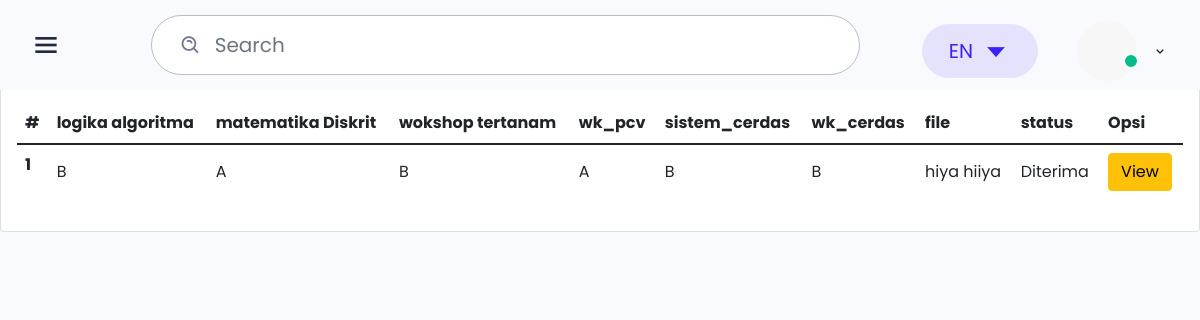
Before: /protend/data_mahasiswa.php with the older database file.
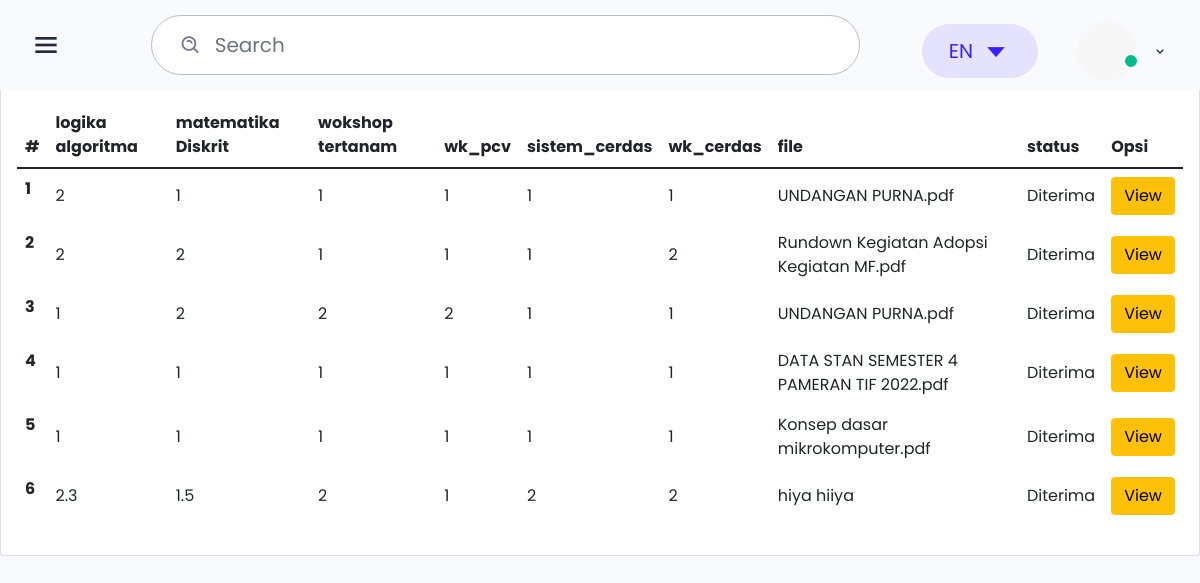
After: the same page with the newer database file.
### tables this page shows
CREATE TABLE `mata_kuliah` (
  `id_matkul` int(11) NOT NULL,
  `logika_algoritma` float NOT NULL,
  `matematika_Diskrit` float NOT NULL,
  `wk_sistemtertanam` float NOT NULL,
  `wk_pcv` float NOT NULL,
  `sistem_cerdas` float NOT NULL,
  `wk_sistem_cerdas` float NOT NULL,
  `name` text NOT NULL,
  `file` varchar(50) NOT NULL,
  `id_status` int(3) NOT NULL DEFAULT '0',
  `id_nilai_skripsi` int(3) NOT NULL DEFAULT '0'
);

### protend/data_mahasiswa.php (the view, shortened to what this page needs)
<!DOCTYPE html>
<html lang="en">
<head>
    <link href='https://unpkg.com/boxicons@2.0.7/css/boxicons.min.css' rel='stylesheet'>
    <link rel="stylesheet" href="css/icons.min.css">
    <link rel="stylesheet" href="./css/bootstrap.min.css">
    <link rel="stylesheet" href="./css/grid.css">
    <link rel="stylesheet" href="./css/style.css">
    <link rel="stylesheet" href="./css/responsive.css">
</head>
<body class="sidebar-expand">
    <div class="main-header">
        <div class="d-flex">
            <div class="mobile-toggle" id="mobile-toggle">
                <i class='bx bx-menu'></i>
            </div>
        </div>
        <div class="d-flex align-items-center">
            <form class="app-search d-none d-lg-block">
                <div class="position-relative">
                    <input type="text" class="form-control" placeholder="Search">
                    <span class="bx bx-search-alt"></span>
                </div>
            </form>
            <div class="dropdown d-inline-block">
                <button type="button" class="btn header-item" data-bs-toggle="dropdown" aria-haspopup="true" aria-expanded="false">
                        <span class="btn dropdown-toggle" id="header-lang-img">
                            EN
                            <i class='bx bx-caret-down'></i>
                        </span>
                    </button>
            </div>
            <div class="dropdown d-inline-block mt-12">
                <button type="button" class="btn header-item waves-effect" id="page-header-user-dropdown" data-bs-toggle="dropdown" aria-haspopup="true" aria-expanded="false">
                        <img class="rounded-circle header-profile-user" src="./images/profile/profile.png"
                            alt="Header Avatar">
                        <span class="pulse-css"></span>
                        <i class='bx bx-chevron-down'></i>
                    </button>
            </div>
        </div>
    </div>
    <div class="main">
<h1>Tegar karunia ilham</h1>
    <div class="card">
            <div class="card-title mb-0 fs-22">
            </div>
            <div class="card-body">
                <table class="table">
                    <thead>
                        <tr>
                            <th scope="col">#</th>
                            <th scope="col">logika algoritma</th>
                            <th scope="col">matematika Diskrit</th>
                            <th scope="col">wokshop tertanam</th>
                            <th scope="col">wk_pcv</th>
                            <th scope="col">sistem_cerdas</th>
                            <th scope="col">wk_cerdas</th>
                            <th scope="col">file</th>
                            <th scope="col">status</th>
                            <th scope="col">Opsi</th>
                        </tr>
                    </thead>
                    <tbody>
                        <?php
                        include 'koneksi.php';
                        $sql2   = "select * from mata_kuliah order by id_matkul desc";
                        $q2     = mysqli_query($koneksi, $sql2);
                        $urut   = 1;
                        while ($r2 = mysqli_fetch_array($q2)) {
                            $logika_algoritma        = $r2['logika_algoritma'];
                            $matematika_Diskrit       = $r2['matematika_Diskrit'];
                            $wk_sistemtertanam     = $r2['wk_sistemtertanam'];
                            $wk_pcv   = $r2['wk_pcv'];
                            $sistem_cerdas     = $r2['sistem_cerdas'];
                            $wk_sistem_cerdas  = $r2['wk_sistem_cerdas'];
                            $file     = $r2['file'];
                        ?>
                            <tr>
                                <th scope="row"><?php echo $urut++ ?></th>
                                <td scope="row"><?php echo $logika_algoritma ?></td>
                                <td scope="row"><?php echo $matematika_Diskrit ?></td>
                                <td scope="row"><?php echo $wk_sistemtertanam ?></td>
                                <td scope="row"><?php echo $wk_pcv ?></td>
                                <td scope="row"><?php echo $sistem_cerdas ?></td>
                                <td scope="row"><?php echo $wk_sistem_cerdas ?></td>
                                <td scope="row"><?php echo $file ?></td>
                                <td scope="row">Diterima</td>
                                <td><a href="document_view.php?id_file=,?php echo$sb['id_file']?>" class="btn btn-warning" title="View File"style="box-shadow: 8px ">View</a></td>
                            </tr>
                        <?php
                        }
                        ?>
                    </tbody>
                </table>
            </div>
        </div>
    </div>
</body>
</html>

Changed rows visible on the page:
added mata_kuliah: logika_algoritma "2", matematika_Diskrit "1", wk_sistemtertanam "1", wk_pcv "1", sistem_cerdas "1", wk_sistem_cerdas "1", file "UNDANGAN PURNA.pdf"
added mata_kuliah: logika_algoritma "2", matematika_Diskrit "2", wk_sistemtertanam "1", wk_pcv "1", sistem_cerdas "1", wk_sistem_cerdas "2", file "Rundown Kegiatan Adopsi Kegiatan MF.pdf"
added mata_kuliah: logika_algoritma "1", matematika_Diskrit "2", wk_sistemtertanam "2", wk_pcv "2", sistem_cerdas "1", wk_sistem_cerdas "1", file "UNDANGAN PURNA.pdf"
added mata_kuliah: logika_algoritma "1", matematika_Diskrit "1", wk_sistemtertanam "1", wk_pcv "1", sistem_cerdas "1", wk_sistem_cerdas "1", file "DATA STAN SEMESTER 4 PAMERAN TIF 2022.pdf"
added mata_kuliah: logika_algoritma "1", matematika_Diskrit "1", wk_sistemtertanam "1", wk_pcv "1", sistem_cerdas "1", wk_sistem_cerdas "1", file "Konsep dasar mikrokomputer.pdf"
changed mata_kuliah "hiya hiiya": logika_algoritma "B" → "2.3"; matematika_Diskrit "A" → "1.5"; wk_sistemtertanam "B" → "2"; wk_pcv "A" → "1"; sistem_cerdas "B" → "2"; wk_sistem_cerdas "B" → "2"
